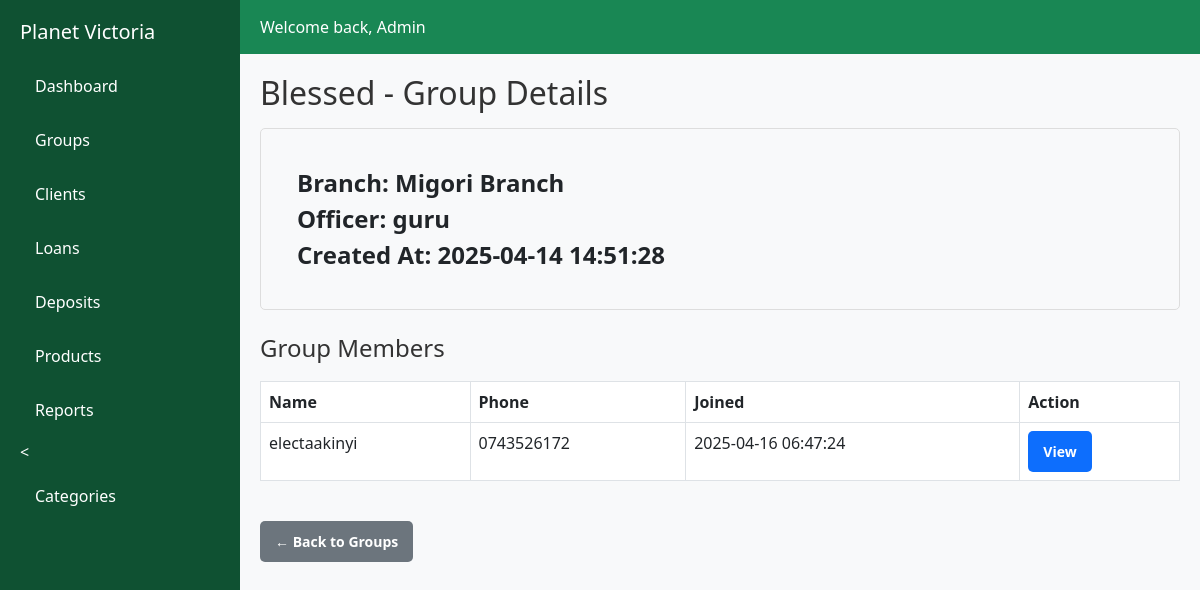
The app's page /admin/groups/view.php?id=17 with its own data.
### tables this page shows
CREATE TABLE `groups` (
  `id` int(11) NOT NULL,
  `name` varchar(100) NOT NULL,
  `location` varchar(100) DEFAULT NULL,
  `formation_date` date DEFAULT NULL,
  `type` enum('farming','trading','artisan','women','youth') NOT NULL,
  `created_at` timestamp NOT NULL DEFAULT current_timestamp(),
  `officer_id` int(11) DEFAULT NULL,
  `branch_id` int(11) DEFAULT NULL
);

CREATE TABLE `branches` (
  `id` int(11) NOT NULL,
  `name` varchar(100) NOT NULL,
  `created_at` timestamp NOT NULL DEFAULT current_timestamp()
);

CREATE TABLE `users` (
  `id` int(11) NOT NULL,
  `username` varchar(100) NOT NULL,
  `password` varchar(255) NOT NULL,
  `first_name` varchar(100) DEFAULT NULL,
  `last_name` varchar(100) DEFAULT NULL,
  `email` varchar(100) NOT NULL,
  `phone` varchar(15) DEFAULT NULL,
  `role` enum('Admin','Branch Manager','Officer') NOT NULL,
  `created_at` timestamp NOT NULL DEFAULT current_timestamp(),
  `updated_at` timestamp NOT NULL DEFAULT current_timestamp() ON UPDATE current_timestamp()
);

CREATE TABLE `clients` (
  `id` int(11) NOT NULL,
  `first_name` varchar(100) DEFAULT NULL,
  `last_name` varchar(100) DEFAULT NULL,
  `gender` varchar(10) DEFAULT NULL,
  `dob` date DEFAULT NULL,
  `id_number` varchar(50) DEFAULT NULL,
  `phone` varchar(20) DEFAULT NULL,
  `email` varchar(100) DEFAULT NULL,
  `address` text DEFAULT NULL,
  `city` varchar(100) DEFAULT NULL,
  `occupation` varchar(100) DEFAULT NULL,
  `income` decimal(10,2) DEFAULT NULL,
  `education` varchar(50) DEFAULT NULL,
  `notes` text DEFAULT NULL,
  `group_id` int(11) DEFAULT NULL,
  `branch` varchar(100) DEFAULT NULL,
  `officer_id` int(11) DEFAULT NULL,
  `status` enum('pending','approved') DEFAULT 'pending',
  `created_at` timestamp NOT NULL DEFAULT current_timestamp()
);

### admin/groups/view.php (the view, shortened to what this page needs)
<?php
require_once '../../db.php';
$group_id = $_GET['id'];
$stmt = $conn->prepare("
    SELECT g.*, u.username AS officer_name, b.name AS branch_name
    FROM groups g
    JOIN branches b ON g.branch_id = b.id
    JOIN users u ON g.officer_id = u.id AND u.role = 'officer'
    WHERE g.id = ?
");
$stmt->execute([$group_id]);
$group = $stmt->fetch();
$stmt = $conn->prepare("SELECT * FROM clients WHERE group_id = ? AND clients.status = 'approved'");
$stmt->execute([$group_id]);
$members = $stmt->fetchAll();
?>
<!DOCTYPE html>
<html lang="en">
<head>
    <link href="https://cdn.jsdelivr.net/npm/bootstrap@5.3.0/dist/css/bootstrap.min.css" rel="stylesheet">
    <link href="../../styles.css" rel="stylesheet">
</head>
<body>
    <div id="sidebar">
        <h4>Planet Victoria</h4>
        <a href="../index.php">Dashboard</a>
        <a href="../groups/index.php">Groups</a>
        <a href="../clients/index.php">Clients</a>
        <a href="../loans/index.php">Loans</a>
        <a href="../deposit/index.php">Deposits</a>
        <a href="../products/index.php">Products</a>
        <a href="../reports/index.php">Reports</a>
        <<a href="../categories/index.php">Categories</a>
    </div>
    <div id="main-content">
        <div class="top-nav">
            <span>Welcome back, Admin</span>
        </div>
        <div class="container-fluid">
            <h2 class="mb-3"><?= htmlspecialchars($group['name']) ?> - Group Details</h2>
            <div class="card mb-4">
                <div class="card-body">
                    <p><strong>Branch:</strong> <?= htmlspecialchars($group['branch_name']) ?></p>
                    <p><strong>Officer:</strong> <?= htmlspecialchars($group['officer_name']) ?></p>
                    <p><strong>Created At:</strong> <?= htmlspecialchars($group['created_at']) ?></p>
                </div>
            </div>
            <h4 class="mt-4">Group Members</h4>
            <?php if (count($members) > 0): ?>
                <div class="table-responsive">
                    <table class="table table-bordered table-hover">
                        <thead>
                            <tr>
                                <th>Name</th>
                                <th>Phone</th>
                                <th>Joined</th>
                                <th>Action</th>
                            </tr>
                        </thead>
                        <tbody>
                            <?php foreach ($members as $member): ?>
                                <tr>
                                    <td><?= htmlspecialchars($member['first_name']) .''. htmlspecialchars($member['last_name'])?></td>
                                    <td><?= htmlspecialchars($member['phone']) ?></td>
                                    <td><?= htmlspecialchars($member['created_at']) ?></td>
                                    <td>
                                        <a href="../clients/view.php?id=<?= $member['id'] ?>" class="btn btn-sm btn-primary">View</a>
                                    </td>
                                </tr>
                            <?php endforeach; ?>
                        </tbody>
                    </table>
                </div>
            <?php else: ?>
                <p class="text-muted">No members found in this group.</p>
            <?php endif; ?>
            <a href="index.php" class="btn btn-secondary mt-4">← Back to Groups</a>
        </div>
    </div>
</body>
</html>

### styles.css (style rules this page uses)
body { margin: 0; font-family: 'Segoe UI', Tahoma, Geneva, Verdana, sans-serif; background: linear-gradient(to bottom, #3498db, #2ecc71); min-height: 100vh; color: #333; }
table { width: 100%; border-collapse: collapse; margin-top: 10px; }
th, td { padding: 12px 15px; text-align: left; border-bottom: 1px solid #ddd; }
th { background-color: #3498db; color: black; position: sticky; top: 0; }
.card { background: #f8f9fa; padding: 20px; border-radius: 5px; border-left: 4px solid #3498db; }
.card p { font-size: 24px; font-weight: bold; margin-bottom: 0; }
.btn { padding: 10px 15px; border: none; border-radius: 5px; cursor: pointer; font-weight: 600; font-size: 14px; transition: all 0.2s ease; flex: 1; text-align: center; }
.btn-primary { background: #3498db; color: white; }
th, td { padding: 8px 12px; text-align: left; border-bottom: 1px solid #eee; }
th { background-color: lightgray; font-weight: 600; }

### admin/groups/view.php (style rules this page uses)
body { display: flex; min-height: 100vh; margin: 0; }
#sidebar { width: 250px; background: #2c3e50; color: white; padding: 20px; }
#sidebar a { color: white; display: block; margin: 10px 0; text-decoration: none; }
#main-content { flex-grow: 1; background: #f8f9fa; }
.top-nav { background: #27ae60; color: white; padding: 10px 20px; }
.container-fluid { padding: 20px; }
.btn-primary { background: #007bff; border: none; }
.table thead { background: #2980b9; color: white; }
body { margin: 0; font-family: 'Segoe UI', Tahoma, Geneva, Verdana, sans-serif; background: #f1f4f6; display: flex; min-height: 100vh; }
#sidebar { width: 240px; background: #0f5132; color: #fff; padding: 20px; position: fixed; top: 0; bottom: 0; left: 0; }
#sidebar h4 { font-size: 20px; margin-bottom: 20px; color: #fff; }
#sidebar a { display: block; padding: 10px 15px; margin-bottom: 8px; color: #fff; text-decoration: none; border-radius: 4px; transition: background 0.3s ease; }
#main-content { margin-left: 240px; flex-grow: 1; background: #f8f9fa; padding-bottom: 60px; }
.top-nav { background: #198754; color: white; padding: 15px 20px; font-size: 16px; }
.card { border: 1px solid #ddd; border-radius: 5px; }
.btn-primary { background: #0d6efd; border: none; }
.table thead { background: #0d6efd; color: white; }

### records on screen
groups: name "Blessed", branch.name "Migori Branch", officer.username "guru", created_at "2025-04-14 14:51:28"
clients: first_name "electa", last_name "akinyi", phone "0743526172", created_at "2025-04-16 06:47:24"
